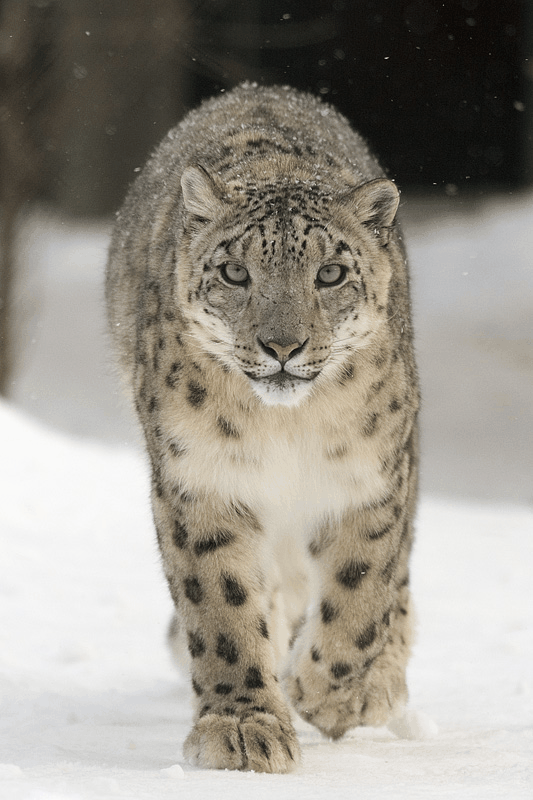
#> input picture examen_final-/python-/gifs-/filtros.gif, 533 x 800 px, found by its file name
$ jupyter execute examen_final_python.ipynb
#> lines starting #> are read from the running program, lines starting #| are printed output that depends on the picture; after the words box and inside, x2 and y2 are one past the last pixel; in counts of white or black regions, pixels touching at a corner belong together
#**Punto 1 – Python**

En este punto se realizó un proceso completo de análisis y transformación de una imagen RGB de un animal en vía de extinción utilizando Python y OpenCV. Primero se cargó y visualizó la imagen original, la cual sirvió como referencia para evaluar los cambios producidos por los filtros y operaciones posteriores. Luego se aplicó un filtro de suavizado para reducir ruido y un filtro de realce de bordes para resaltar contornos importantes.

Posteriormente, la imagen fue separada en sus tres canales de color (R, G y B), lo que permitió analizar qué información visual aporta cada uno y cómo varían intensidades en distintas zonas de la imagen. Finalmente, se aplicaron dos operaciones morfológicas (erosión y dilatación) sobre una versión binarizada, mostrando cómo estas transformaciones adelgazan o expanden las estructuras presentes.

Se generó un GIF que muestra de forma secuencial la imagen original, los filtros aplicados y los resultados de las operaciones morfológicas, lo cual facilita visualizar el proceso completo de transformación paso a paso.

[cell 1]
# ============================
# 0. IMPORTAR LIBRERIAS
# ============================

from google.colab import files
import cv2
import matplotlib.pyplot as plt
import numpy as np
from PIL import Image
import imageio
import os

##**1. Carga y visualización**

En esta sección cargamos una imagen RGB de un animal en vía de extinción. Visualizar la imagen original nos permite tener un punto de referencia para evaluar los efectos de los filtros y transformaciones posteriores.

[cell 2]
# -----------------------------------------
# 1. CARGA DE IMAGEN
# -----------------------------------------
print("Sube una imagen RGB de un animal en vía de extinción")
uploaded = files.upload()
#> the answer given: filtros.gif

filename = list(uploaded.keys())[0]
img = cv2.imread(filename)
#> img is the input picture: shape (800, 533, 3); mean B, G, R 139.6, 149.1, 154
img = cv2.cvtColor(img, cv2.COLOR_BGR2RGB)

plt.figure(figsize=(6,6))
plt.title("Imagen Original")
plt.imshow(img)
plt.axis("off")
plt.show()

##**2. Filtros básicos**

Aplicamos dos filtros:

Suavizado / Blur: Reduce el ruido y hace que los bordes luzcan más suaves.

Realce de bordes: Destaca contornos importantes y resalta la estructura del objeto.

[cell 3]
# -----------------------------------------
# 2. FILTROS BÁSICOS
# -----------------------------------------

# Filtro suavizado
blur = cv2.GaussianBlur(img, (9,9), 0)

plt.figure(figsize=(6,6))
plt.title("Imagen Suavizada / Blur")
plt.imshow(blur)
plt.axis("off")
plt.show()

# Filtro de bordes Canny
edges = cv2.Canny(cv2.cvtColor(img, cv2.COLOR_RGB2GRAY), 100, 200)
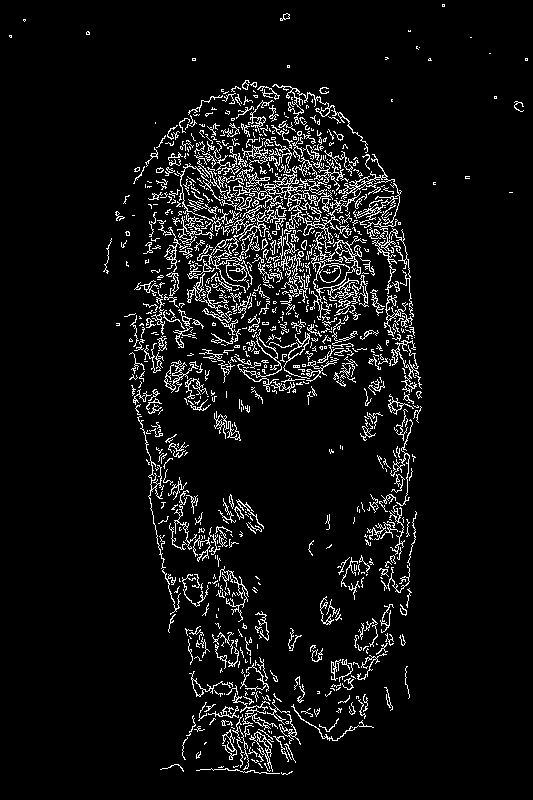
#> edges: shape (800, 533); 6.5% white in thin lines or dots

plt.figure(figsize=(6,6))
plt.title("Realce de Bordes")
plt.imshow(edges, cmap='gray')
plt.axis("off")
plt.show()

##**3. Visualización de canales RGB**

Al separar los canales de color podemos observar qué información aporta cada uno.
Algunas zonas se ven más claras u oscuras según qué canal tenga mayor intensidad en esa región.

[cell 4]
# -----------------------------------------
# 3. CANALES RGB
# -----------------------------------------
R = img[:,:,0]
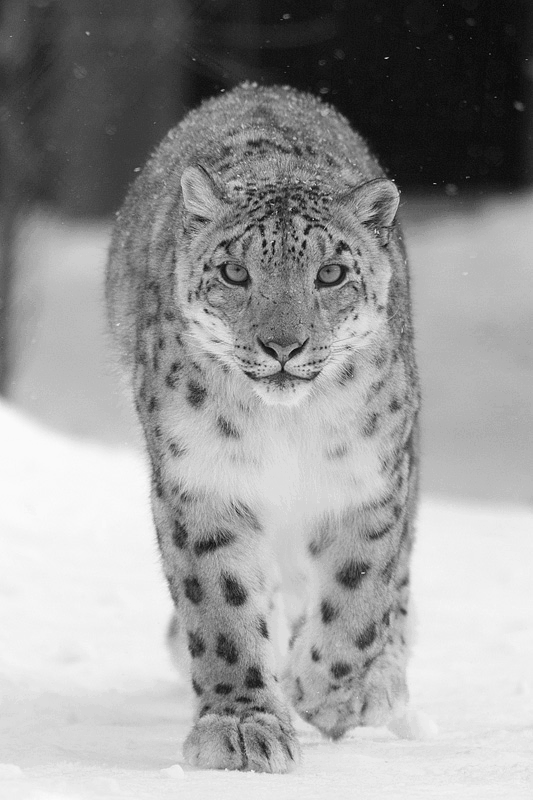
#> R: shape (800, 533); min 11, max 250, mean 154
G = img[:,:,1]
B = img[:,:,2]
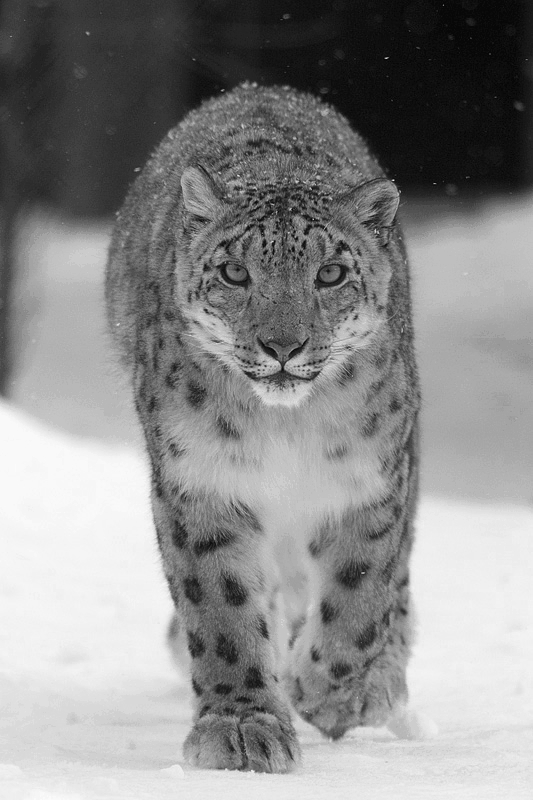
#> B: shape (800, 533); min 7, max 251, mean 139.6

fig, ax = plt.subplots(1,3, figsize=(15,5))
ax[0].imshow(R, cmap="gray"); ax[0].set_title("Canal R")
ax[1].imshow(G, cmap="gray"); ax[1].set_title("Canal G")
ax[2].imshow(B, cmap="gray"); ax[2].set_title("Canal B")
for a in ax: a.axis("off")
plt.show()
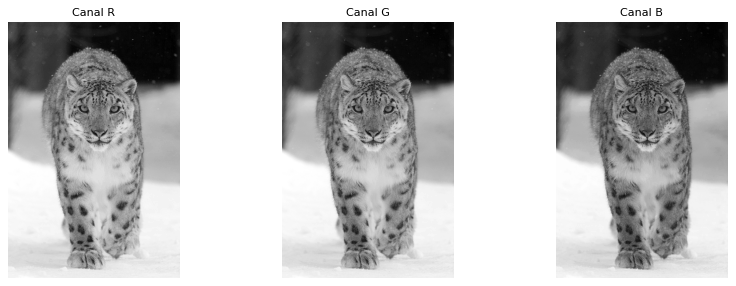
#> figure drawn by matplotlib, 3 panels

#**4. Operaciones morfológicas**

Usamos versiones binarias o en escala de grises:

Erosión: adelgaza estructuras y elimina detalles pequeños.

Dilation: expande estructuras, cierra espacios y hace que los objetos se vean más gruesos.

[cell 5]
# -----------------------------------------
# 4. OPERACIONES MORFOLÓGICAS
# -----------------------------------------
gray = cv2.cvtColor(img, cv2.COLOR_RGB2GRAY)
_, thresh = cv2.threshold(gray, 120, 255, cv2.THRESH_BINARY)
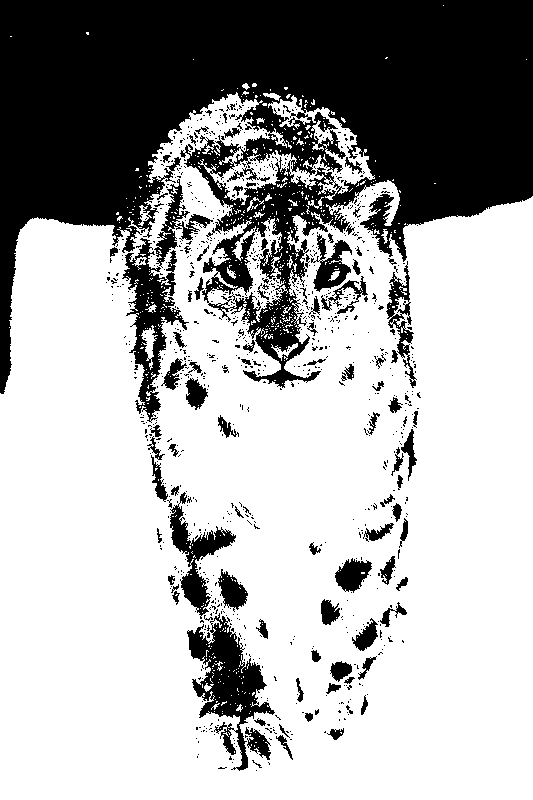
#> thresh: shape (800, 533); 67.3% white; 951 black regions (853 under 20 px), largest, box (x1, y1, x2, y2) and area: (0, 0, 533, 394) 112410, (187, 613, 275, 771) 5015, (122, 238, 189, 423) 4019

kernel = np.ones((5,5), np.uint8)

erosion = cv2.erode(thresh, kernel, iterations=1)
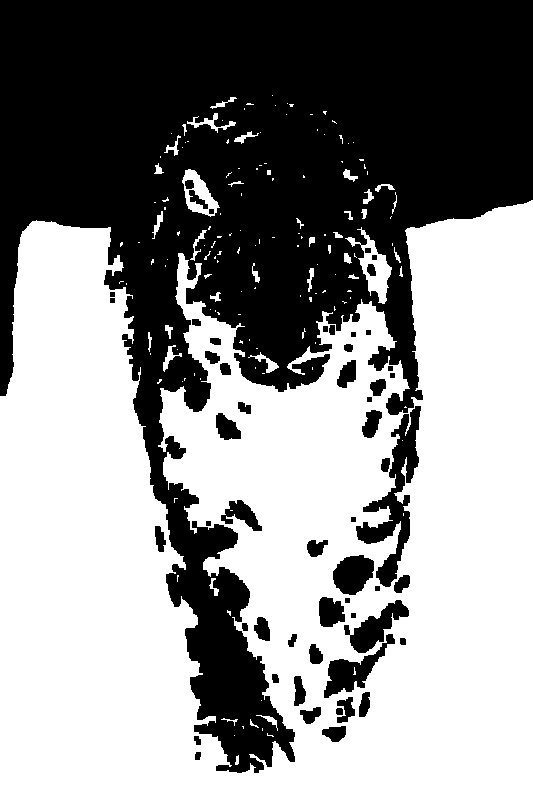
#> erosion: shape (800, 533); 55.8% white; 55 black regions, largest, box (x1, y1, x2, y2) and area: (0, 0, 533, 773) 173947, (356, 406, 421, 587) 3651, (324, 634, 395, 698) 1469
dilation = cv2.dilate(thresh, kernel, iterations=1)
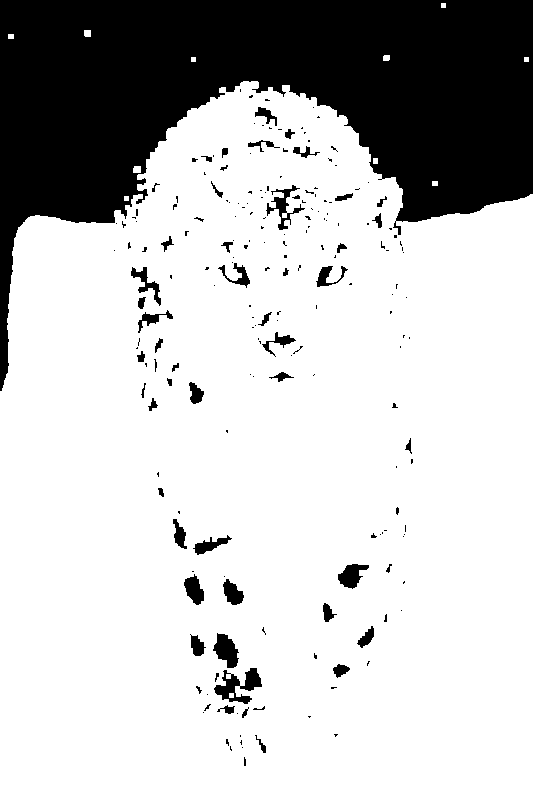
#> dilation: shape (800, 533); 76.8% white; 203 black regions (149 under 20 px), largest, box (x1, y1, x2, y2) and area: (0, 0, 533, 391) 90411, (214, 668, 262, 704) 783, (213, 633, 239, 668) 546

fig, ax = plt.subplots(1,3, figsize=(15,5))
ax[0].imshow(thresh, cmap="gray"); ax[0].set_title("Binarizada")
ax[1].imshow(erosion, cmap="gray"); ax[1].set_title("Erosion")
ax[2].imshow(dilation, cmap="gray"); ax[2].set_title("Dilation")
for a in ax: a.axis("off")
plt.show()
